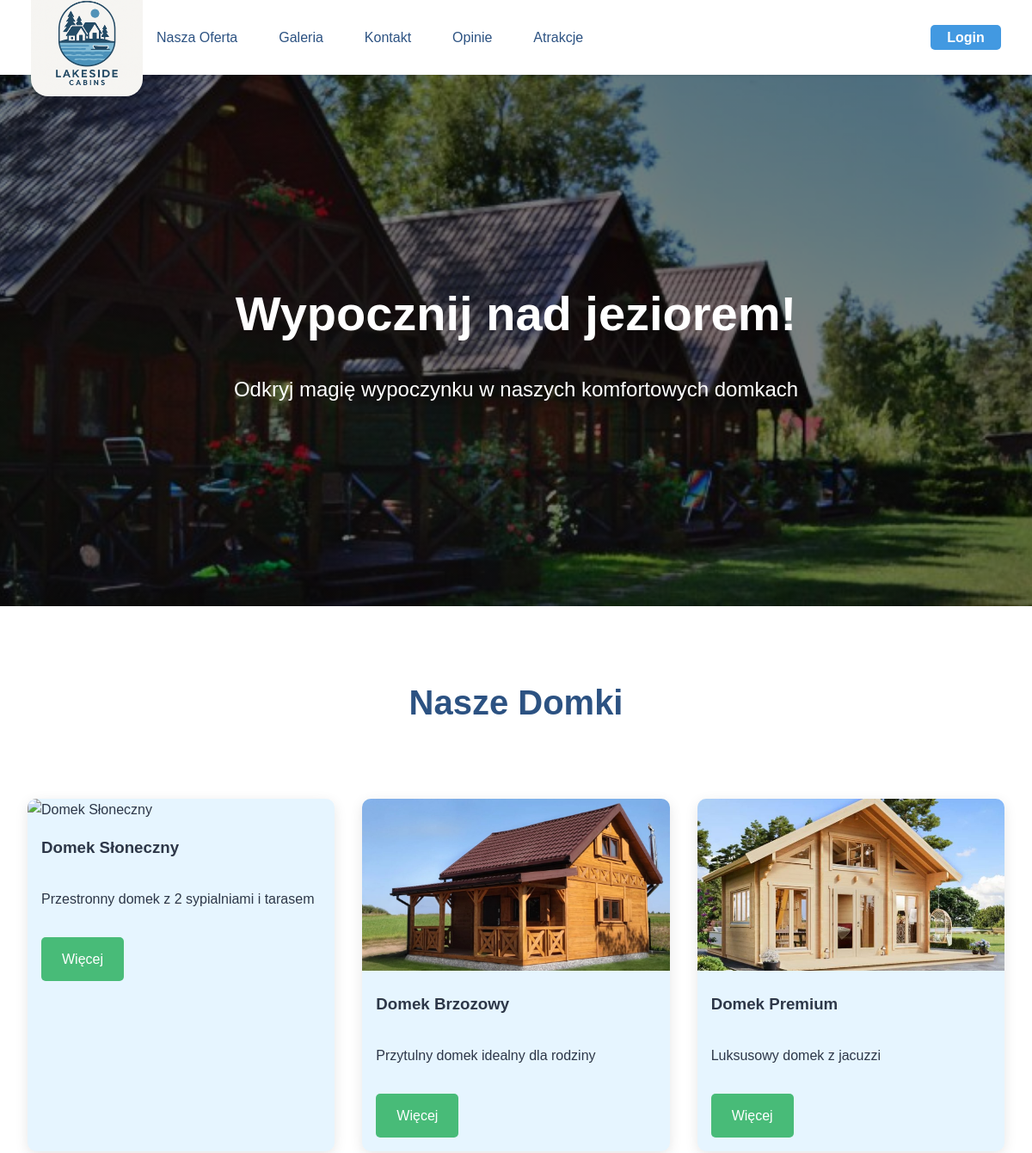
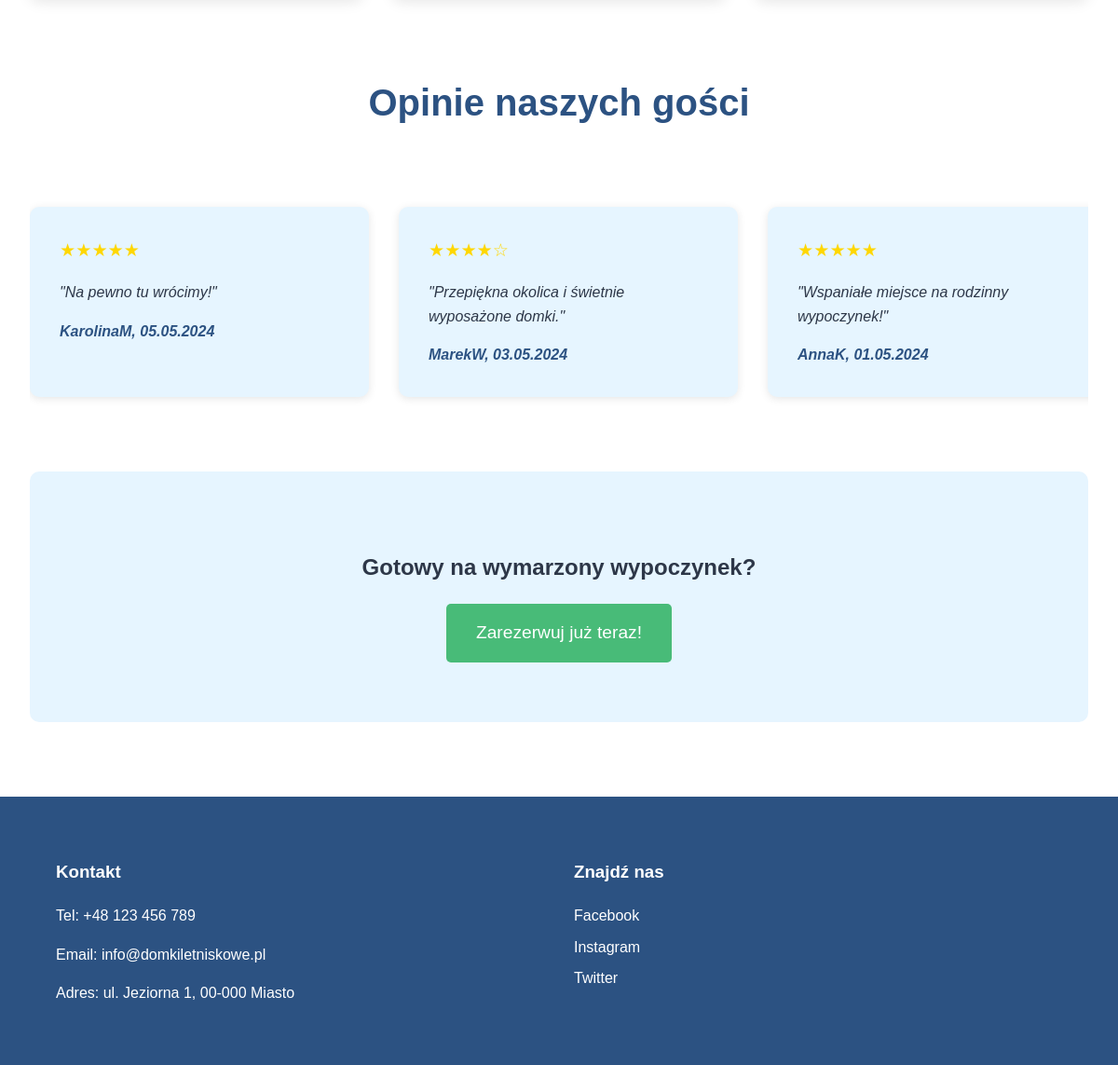
The page / on the database its author committed (2 pictures, top to bottom).
### tables this page shows
CREATE TABLE `opinions` (
  `id` int(11) NOT NULL,
  `user_id` int(11) NOT NULL,
  `content` text NOT NULL,
  `rating` int(11) DEFAULT NULL CHECK (`rating` between 1 and 5),
  `created_at` DATETIME NOT NULL DEFAULT CURRENT_TIMESTAMP
);

CREATE TABLE `users` (
  `id` int(11) NOT NULL,
  `username` varchar(50) NOT NULL,
  `email` varchar(100) NOT NULL,
  `password` varchar(255) NOT NULL,
  `role` enum('admin','client') DEFAULT 'client'
);

### index.php (the view, shortened to what this page needs)
<?php
$opinie = [];
$host = 'localhost';
$user = 'root';
$pass = '';
$db   = 'domki_letniskowe';
$conn = mysqli_connect($host, $user, $pass, $db);
if ($conn) {
    $sql = "SELECT o.content, o.rating, u.username, o.created_at
            FROM opinions o
            JOIN users u ON o.user_id = u.id
            ORDER BY o.id DESC
            LIMIT 3";
    $result = mysqli_query($conn, $sql);
    if ($result) {
        while ($row = mysqli_fetch_assoc($result)) {
            $opinie[] = $row;
        }
    }
}
?>
<!DOCTYPE html>
<html lang="pl">
<head>
    <link rel="stylesheet" href="css/style.css">
</head>
<body>
    <header>
        <a href="index.php"><img src="assets/logo.png" alt="Logo Domki Letniskowe" class="logo"></a>
        <nav>
            <ul>
                <li><a href="oferta.php">Nasza Oferta</a></li>
                <li><a href="galeria.php">Galeria</a></li>
                <li><a href="kontakt.php">Kontakt</a></li>
                <li><a href="opinie.php">Opinie</a></li>
                <li><a href="atrakcje.php">Atrakcje</a></li>
                <?php if(isset($_SESSION['user_id']) && isset($_SESSION['user_email'])): ?>
                <li><a href="admin.php">Panel użytkownika</a></li>
                <li class="login-btn" style="color:var(--primary-color); font-weight:bold; background:none;">
                    Witaj, <?= htmlspecialchars($_SESSION['user_name']) ?>
                </li>
                <li class="login-btn"><a href="logout.php">Wyloguj</a></li>
                <?php else: ?>
                <li class="login-btn"><a href="login.php">Login</a></li>
                <?php endif; ?>
            </ul>
        </nav>
    </header>
    <section class="hero">
        <div class="hero-content">
            <h1>Wypocznij nad jeziorem!</h1>
            <p>Odkryj magię wypoczynku w naszych komfortowych domkach</p>
        </div>
    </section>
    <main>
        <section class="oferta-skrot">
            <h2>Nasze Domki</h2>
            <div class="domki-container">
                <div class="domek-karta">
                    <img src="assets/domek1.jpg" alt="Domek Słoneczny">
                    <h3>Domek Słoneczny</h3>
                    <p>Przestronny domek z 2 sypialniami i tarasem</p>
                    <a href="oferta.php#domek1" class="btn-wiecej">Więcej</a>
                </div>
                <div class="domek-karta">
                    <img src="assets/domek2.jpg" alt="Domek Fajny">
                    <h3>Domek Brzozowy</h3>
                    <p>Przytulny domek idealny dla rodziny</p>
                    <a href="oferta.php#domek2" class="btn-wiecej">Więcej</a>
                </div>
                <div class="domek-karta">
                    <img src="assets/domek3.jpg" alt="Domek Premium">
                    <h3>Domek Premium</h3>
                    <p>Luksusowy domek z jacuzzi</p>
                    <a href="oferta.php#domek3" class="btn-wiecej">Więcej</a>
                </div>
            </div>
        </section>
        <section class="opinie" id="opinie-slider">
            <h2>Opinie naszych gości</h2>
            <div class="opinie-container">
                <?php foreach($opinie as $opinia): ?>
                <div class="opinia">
                    <div class="gwiazdki" style="color:gold;font-size:1.2rem;">
                        <?php
                        $rating = (int)$opinia['rating'];
                        for ($i = 1; $i <= 5; $i++) {
                            echo $i <= $rating ? '★' : '☆';
                        }
                        ?>
                    </div>
                    <p>"<?= htmlspecialchars($opinia['content']) ?>"</p>
                    <cite><?= htmlspecialchars($opinia['username']) ?>, <?= date('d.m.Y', strtotime($opinia['created_at'])) ?></cite>
                </div>
                <?php endforeach; ?>
            </div>
        </section>
        <section class="cta">
            <h2>Gotowy na wymarzony wypoczynek?</h2>
            <a href="rezerwacja.php" class="btn-rezerwuj">Zarezerwuj już teraz!</a>
        </section>
    </main>
    <footer>
        <div class="footer-content">
            <div class="kontakt">
                <h3>Kontakt</h3>
                <p>Tel: +48 123 456 789</p>
                <p>Email: info@domkiletniskowe.pl</p>
                <p>Adres: ul. Jeziorna 1, 00-000 Miasto</p>
            </div>
            <div class="social-media">
                <h3>Znajdź nas</h3>
                <a href="#" class="social-link">Facebook</a>
                <a href="#" class="social-link">Instagram</a>
                <a href="#" class="social-link">Twitter</a>
            </div>
        </div>
    </footer>
</body>
</html>

### css/style.css (style rules this page uses)
:root { --primary-color: #2c5282; --secondary-color: #4299e1; --accent-color: #48bb78; --text-color: #2d3748; --light-bg: #e6f5ff; }
body { margin: 0; font-family: 'Arial', sans-serif; color: var(--text-color); line-height: 1.6; }
header { background: white; box-shadow: 0 1px 5px rgba(0,0,0,0.1); padding: 0.7rem 3%; position: fixed; width: 94%; top: 0; z-index: 1000; display: flex; align-items: center; justify-content: space-between; height: 65px; }
.logo { width: 130px; height: auto; }
nav { flex: 1; }
nav ul { display: flex; list-style: none; gap: 1rem; justify-content: flex-end; padding: 0; margin: 0; }
nav a { text-decoration: none; color: var(--primary-color); font-weight: 500; font-size: 1rem; padding: 0.4rem 1rem; border-radius: 3px; transition: all 0.3s ease; }
.hero { height: 80vh; background: linear-gradient(rgba(0,0,0,0.5), rgba(0,0,0,0.5)), url('../assets/hero-bg.jpg'); background-size: cover; background-position: center; display: flex; align-items: center; justify-content: center; text-align: center; color: white; margin-top: 65px; }
.hero-content { padding: 2rem; }
.hero h1 { font-size: 3.5rem; margin-bottom: 1rem; }
.hero p { font-size: 1.5rem; }
main { max-width: 1200px; margin: 0 auto; padding: 2rem; }
.oferta-skrot h2, .opinie h2 { text-align: center; font-size: 2.5rem; margin: 3rem 0; color: var(--primary-color); }
.domki-container { display: grid; grid-template-columns: repeat(auto-fit, minmax(300px, 1fr)); gap: 2rem; padding: 2rem 0; }
.domek-karta { background: var(--light-bg); border-radius: 10px; overflow: hidden; box-shadow: 0 4px 15px rgba(0,0,0,0.1); transition: transform 0.3s ease; }
.domek-karta img { width: 100%; height: 200px; object-fit: cover; }
.domek-karta h3, .domek-karta p { padding: 1rem; margin: 0; }
.btn-wiecej { display: inline-block; padding: 0.8rem 1.5rem; background: var(--accent-color); color: white; text-decoration: none; margin: 1rem; border-radius: 5px; transition: background 0.3s ease; }
.opinie-container { display: flex; gap: 2rem; overflow-x: auto; padding: 2rem 0; }
.opinia { background: var(--light-bg); padding: 2rem; border-radius: 10px; min-width: 300px; box-shadow: 0 2px 10px rgba(0,0,0,0.1); }
.opinia p { font-style: italic; margin-bottom: 1rem; }
.opinia cite { color: var(--primary-color); font-weight: bold; }
.cta { text-align: center; padding: 4rem 0; background: var(--light-bg); margin: 3rem 0; border-radius: 10px; }
.btn-rezerwuj { display: inline-block; padding: 1rem 2rem; background: var(--accent-color); color: white; text-decoration: none; font-size: 1.2rem; border-radius: 5px; transition: all 0.3s ease; }
footer { background: var(--primary-color); color: white; padding: 3rem 5%; }
.footer-content { max-width: 1200px; margin: 0 auto; display: grid; grid-template-columns: repeat(auto-fit, minmax(250px, 1fr)); gap: 2rem; }
.social-link { display: block; color: white; text-decoration: none; margin: 0.5rem 0; transition: color 0.3s ease; }
.logo { padding-top: 15px; border-radius: 20px; }
.login-btn { margin-left: auto; }
.login-btn a { background: var(--secondary-color); color: #fff !important; font-weight: bold; border-radius: 5px; padding: 0.4rem 1.2rem; transition: background 0.3s; }

### rows shown on the page
opinions: content "Na pewno tu wrócimy!", user.username "KarolinaM", created_at "05.05.2024"
opinions: rating 4 (drawn), content "Przepiękna okolica i świetnie wyposażone domki.", user.username "MarekW", created_at "03.05.2024"
opinions: content "Wspaniałe miejsce na rodzinny wypoczynek!", user.username "AnnaK", created_at "01.05.2024"
